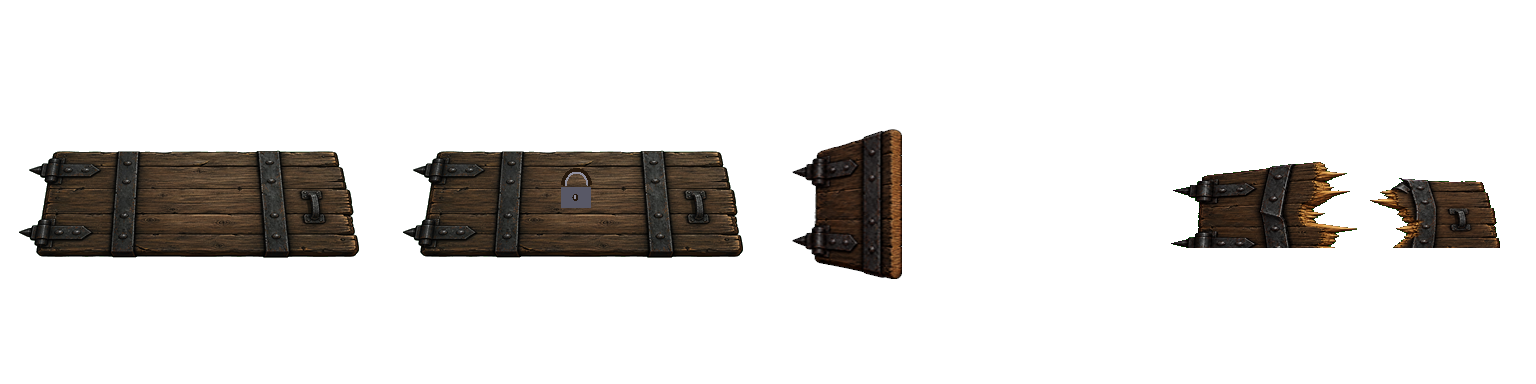
#> input picture assets/door_sheet.png, 1536 x 384 px
$ python make_door_sheet.py --src ../assets/door_sheet.png
#> lines starting #> are read from the running program, lines starting #| are printed output that depends on the picture; after the words box and inside, x2 and y2 are one past the last pixel; in counts of white or black regions, pixels touching at a corner belong together
#!/usr/bin/env python
# -*- coding: utf-8 -*-
"""make_door_sheet.py — codex1 の扉シートから assets/door_sheet.png を作る。

やることは 1 つだけ: **焼き込まれた背景を透過に戻す**。

━━ なぜ要るか (2026-08-16) ━━━━━━━━━━━━━━━━━━━━━━━━━━━━━━━━━━━━━━━━━━━━━━━
codex1 納品の closed / locked セルには **不透明な白い矩形**が扉の背後に残っていた
(実測 362x141 = 51,040 画素ちょうど = 充填率 99.996%)。そのまま貼るとゲーム内で
閉じた扉の周りに白い枠が出る。open / broken セルは白が無いので素通しになる。

⚠ 依頼文では「背景が完全に透過していること」を明示要求していたが、納品側の自己検算
   (四隅の alpha が 0) では**四隅が矩形の外なので通ってしまう**。受け取り側で必ず剥がす。
   検出は tools/check_alpha_bg_residue.py (充填率で見る)。

━━ 剥がし方 ━━━━━━━━━━━━━━━━━━━━━━━━━━━━━━━━━━━━━━━━━━━━━━━━━━━━━━━━━
セルの**外周から flood fill** し、「すでに透明」か「明るい無彩色」の画素だけを辿って
alpha=0 にする。

⚠⚠ **「明るい無彩色を一律に透過」ではいけない。** 扉の内部にも鉄の鋲のハイライトなど
   明るい画素があり、一律だと穴が開く。外周から到達できるものだけを背景とみなす。
   (CLAUDE.md の make_alpha_from_checker_bg が四隅 floodfill を使うのと同じ理由。)
⚠ 白の上に描かれた絵なので、境界 1px は白と混ざったまま残る。384px で 1px = 表示 96px では
   0.25px なので詰めない (無理に削ると輪郭が痩せてギザギザになる)。

    py tools/make_door_sheet.py                     # 既定の入出力で作る
    py tools/make_door_sheet.py --dry-run           # 書かずに数字だけ出す
"""
import argparse
import os
import sys
from collections import deque

try:
    import numpy as np
    from PIL import Image
except ImportError as e:                                    # pragma: no cover
    sys.stderr.write("[door] Pillow / numpy が要ります: %s\n" % e)
    sys.exit(2)

ROOT = os.path.dirname(os.path.dirname(os.path.abspath(__file__)))
SRC = r"C:\Users\PC_User\Desktop\codex1\assets\door\door-topdown-sheet.png"
DST = os.path.join(ROOT, "assets", "door_sheet.png")
COLS = 4
NAMES = ["closed", "locked", "open", "broken"]

# 背景とみなす色。⚠ 実測: 白い矩形は RGB(254,254,254) の無彩色だった。
BG_MIN = 200        # 3 チャンネルの最小値がこれ以上
BG_CHROMA = 30      # max-min がこれ以下 (無彩色)
ALPHA_ON = 16


def strip_bg(cell):
    """1 セルの背景を外周 flood fill で透過にする。戻り値 = (新しいセル, 消した画素数)。"""
    h, w = cell.shape[:2]
    rgb = cell[:, :, :3].astype(int)
    alpha = cell[:, :, 3]
    mn, mx = rgb.min(axis=2), rgb.max(axis=2)
    passable = (alpha <= ALPHA_ON) | ((mn >= BG_MIN) & ((mx - mn) <= BG_CHROMA))

    seen = np.zeros((h, w), dtype=bool)
    q = deque()
    for x in range(w):
        for y in (0, h - 1):
            if passable[y, x] and not seen[y, x]:
                seen[y, x] = True
                q.append((y, x))
    for y in range(h):
        for x in (0, w - 1):
            if passable[y, x] and not seen[y, x]:
                seen[y, x] = True
                q.append((y, x))
    while q:
        y, x = q.popleft()
        for dy, dx in ((1, 0), (-1, 0), (0, 1), (0, -1)):
            ny, nx = y + dy, x + dx
            if 0 <= ny < h and 0 <= nx < w and passable[ny, nx] and not seen[ny, nx]:
                seen[ny, nx] = True
                q.append((ny, nx))

    out = cell.copy()
    killed = int((seen & (alpha > ALPHA_ON)).sum())
    out[seen, 3] = 0
    return out, killed


def stats(cell):
    a = cell[:, :, 3]
    op = a > ALPHA_ON
    n = int(op.sum())
    if n == 0:
        return "空"
    ys, xs = np.nonzero(op)
    h = int(ys.max() - ys.min() + 1)
    w = int(xs.max() - xs.min() + 1)
    return "bbox %dx%d / 不透明 %d / 充填率 %.4f" % (w, h, n, n / float(w * h))


def main():
    ap = argparse.ArgumentParser(description="codex1 の扉シートの背景を剥がして assets へ")
    ap.add_argument("--src", default=SRC)
    ap.add_argument("--dst", default=DST)
    ap.add_argument("--dry-run", action="store_true", help="書かずに数字だけ出す")
    args = ap.parse_args()

    if not os.path.exists(args.src):
        sys.stderr.write("[door] 入力がありません: %s\n" % args.src)
        return 2
    a = np.array(Image.open(args.src).convert("RGBA"))
#> a is the input picture: shape (384, 1536, 4); mean R, G, B, A 25.1, 23.2, 21.4, 41.1
    if a.shape[1] % COLS:
        sys.stderr.write("[door] 幅 %d が %d セルで割り切れません\n" % (a.shape[1], COLS))
        return 2
    cw = a.shape[1] // COLS
#> cw = 384
    print("[door] 入力 %s  %dx%d (%d セル)" % (args.src, a.shape[1], a.shape[0], COLS))
#| [door] 入力 ../assets/door_sheet.png  1536x384 (4 セル)

    out = a.copy()
    total = 0
    for i, name in enumerate(NAMES):
        cell = a[:, i * cw:(i + 1) * cw]
        new, killed = strip_bg(cell)
        out[:, i * cw:(i + 1) * cw] = new
        total += killed
        print("  %-7s 剥がした %6d 画素" % (name, killed))
        print("          before: %s" % stats(cell))
        print("          after : %s" % stats(new))
#> this loop made 4 passes
#|   closed  剥がした      0 画素
#|           before: bbox 340x108 / 不透明 32870 / 充填率 0.8952
#|           after : bbox 340x108 / 不透明 32870 / 充填率 0.8952
#|   locked  剥がした      0 画素
#|           before: bbox 340x108 / 不透明 32870 / 充填率 0.8952
#|           after : bbox 340x108 / 不透明 32870 / 充填率 0.8952
#|   open    剥がした      0 画素
#|           before: bbox 110x150 / 不透明 12113 / 充填率 0.7341
#|           after : bbox 110x150 / 不透明 12113 / 充填率 0.7341
#|   broken  剥がした      0 画素
#> (further printed lines are left out)
#> pass 1, in main, `cell = a[:, i * cw:(i + 1) * cw]`:
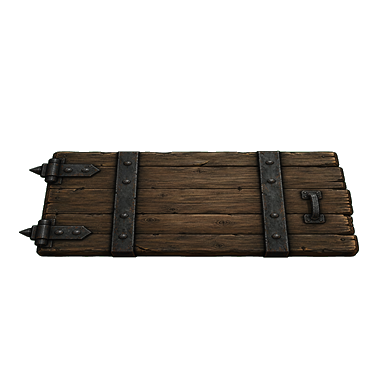
#> cell: shape (384, 384, 4); mean R, G, B, A 44.9, 42.5, 39.9, 56.8; transparent parts drawn white
#> pass 1, in strip_bg, `rgb = cell[:, :, :3].astype(int)`:
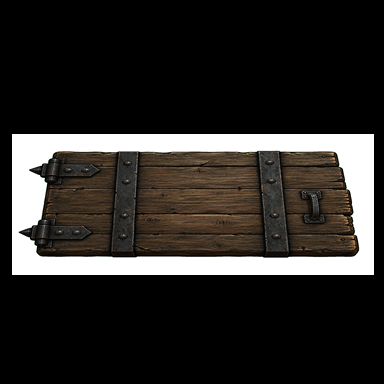
#> rgb: shape (384, 384, 3) int64; mean R, G, B 44.9, 42.5, 39.9
#> pass 1, in strip_bg, `alpha = cell[:, :, 3]`:
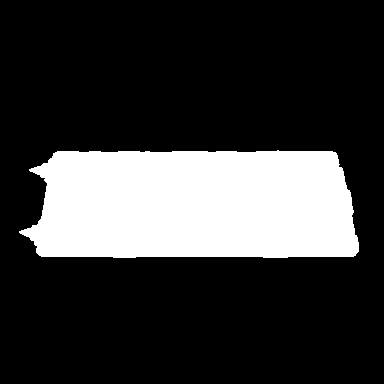
#> alpha: shape (384, 384); 22.3% white; 1 white region, box (x1, y1, x2, y2) and area: (19, 150, 359, 258) 32870
#> pass 1, in strip_bg, `mn, mx = rgb.min(axis=2), rgb.max(axis=2)`:
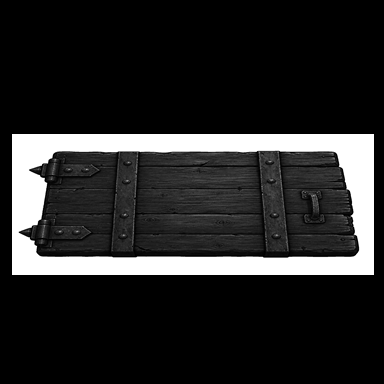
#> mn: shape (384, 384) int64; min 0, max 255, mean 39.9
#> after the loop:
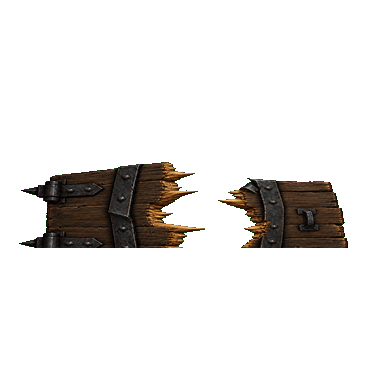
#> cell: shape (384, 384, 4); mean R, G, B, A 6.9, 5.1, 3.5, 30.2; transparent parts drawn white
#> after the loop, total = 0

    print("[door] 合計 %d 画素を透過にしました" % total)
#| [door] 合計 0 画素を透過にしました
    if args.dry_run:
        print("[door] --dry-run のため書き込みません")
        return 0
    Image.fromarray(out).save(args.dst)
    print("[door] 出力 %s" % args.dst)
    print("[door] 次: py tools/check_alpha_bg_residue.py assets/door_sheet.png --cols 4")
    return 0


if __name__ == "__main__":
    sys.exit(main())
#> (the program exits here)

$ run again, with assets/arcane_eye.png copied over assets/door_sheet.png
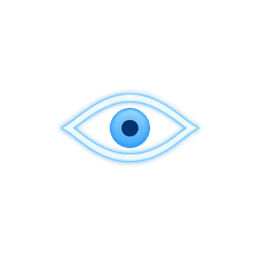
#> input picture assets/arcane_eye.png, 256 x 256 px
#> in main, a is the input picture: shape (256, 256, 4); mean R, G, B, A 13.8, 20.2, 25.1, 16.3
#| [door] 入力 ../assets/door_sheet.png  256x256 (4 セル)
#> the loop in main, `for i, name in enumerate(NAMES):` made 4 passes
#> (killed, total) on passes 1 to 4: (0, 0), (616, 616), (643, 1259), (10, 1269)
#> (printed output is left out)
#> pass 1, in strip_bg, `rgb = cell[:, :, :3].astype(int)`:
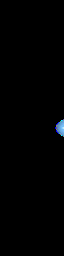
#> rgb: shape (256, 64, 3) int64; mean R, G, B 0.6, 1, 1.4
#> after the loop in main, `for i, name in enumerate(NAMES):`:
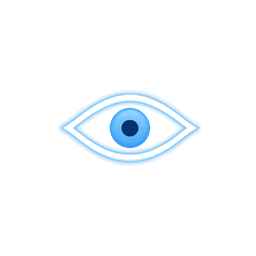
#> out: shape (256, 256, 4); 3.89% of pixels changed, all inside (x1, y1, x2, y2) = (35, 75, 222, 182); transparent parts drawn white
#> after the loop in main, `for i, name in enumerate(NAMES):`: total = 1269
#| [door] 合計 1269 画素を透過にしました
